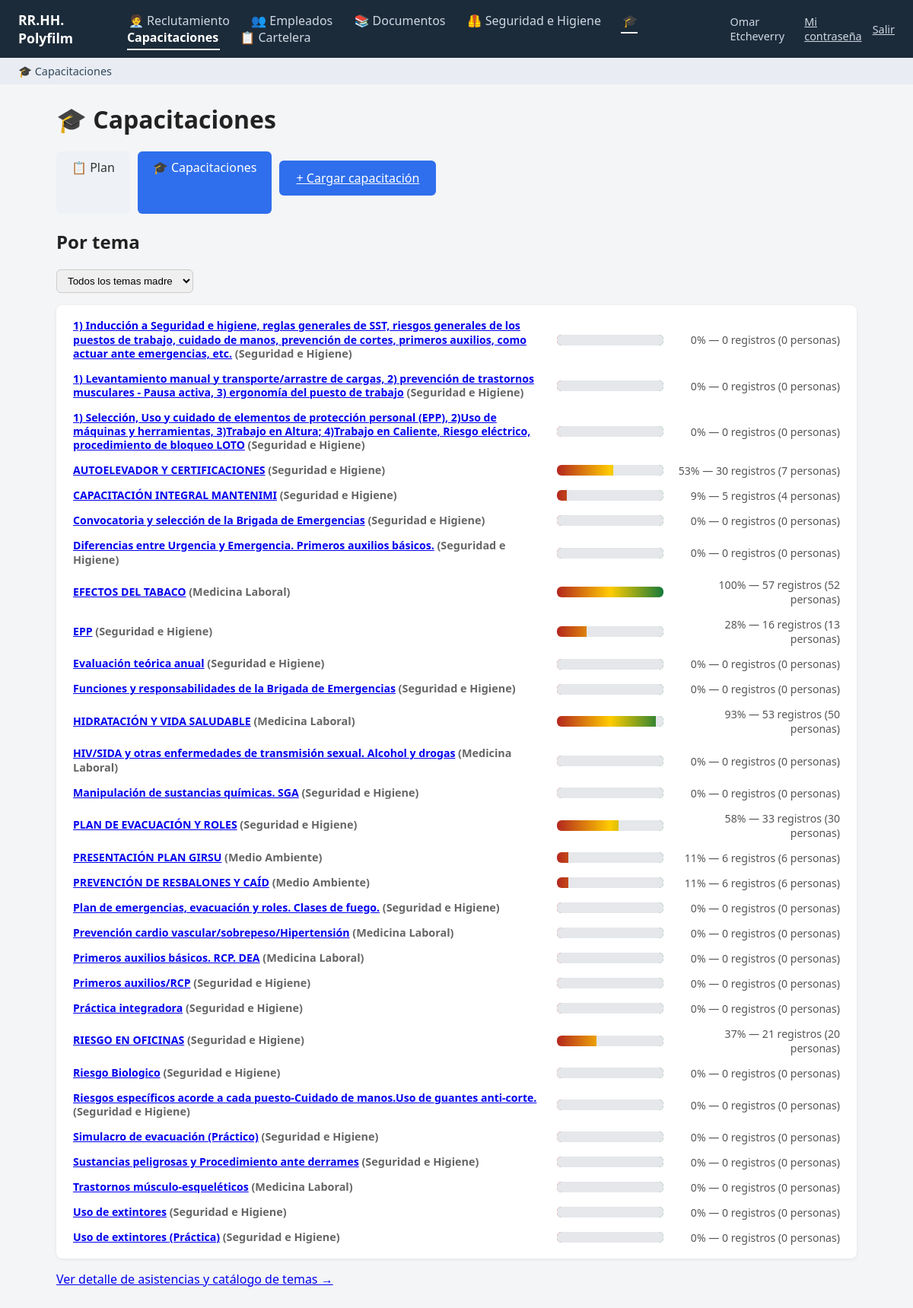
The app's page /capacitaciones (signed in) with its own data.
### tables this page shows
CREATE TABLE usuarios (
            id INTEGER PRIMARY KEY AUTOINCREMENT,
            nombre TEXT NOT NULL,
            usuario TEXT UNIQUE NOT NULL,
            password_hash TEXT NOT NULL,
            salt TEXT NOT NULL,
            es_admin INTEGER NOT NULL DEFAULT 0,
            activo INTEGER NOT NULL DEFAULT 1,
            fecha_creacion TEXT NOT NULL DEFAULT (datetime('now', 'localtime'))
        , email TEXT, debe_cambiar_password INTEGER NOT NULL DEFAULT 0);

CREATE TABLE capacitaciones_temas (
            id INTEGER PRIMARY KEY AUTOINCREMENT,
            nombre TEXT NOT NULL,
            tipo TEXT NOT NULL DEFAULT 'Capacitación',
            area_dicta TEXT,
            planta TEXT,
            modalidad TEXT,
            duracion TEXT,
            activo INTEGER NOT NULL DEFAULT 1
        , tema_madre TEXT);

### app.py (the view)
@app.route("/capacitaciones")
@requiere_item("item_capacitaciones")
def capacitaciones():
    conn = get_db()
    tema_madre_filtro = request.args.get("tema_madre", "").strip()
    dashboard_query = """
        SELECT t.id, t.nombre, t.tipo, t.tema_madre, COUNT(r.id) AS total_registros,
               COUNT(DISTINCT r.empleado_id) AS total_personas,
               MAX(r.fecha) AS ultima_fecha
        FROM capacitaciones_temas t
        LEFT JOIN capacitaciones_registros r ON r.tema_id = t.id
        WHERE t.activo = 1
    """
    dashboard_params = []
    if tema_madre_filtro:
        dashboard_query += " AND t.tema_madre = ?"
        dashboard_params.append(tema_madre_filtro)
    dashboard_query += " GROUP BY t.id ORDER BY t.nombre"
    dashboard = [dict(r) for r in conn.execute(dashboard_query, dashboard_params).fetchall()]
    max_total = max((f["total_registros"] for f in dashboard), default=1) or 1
    for f in dashboard:
        f["pct"] = round(f["total_registros"] / max_total * 100)
    temas_madre = [
        r["tema_madre"] for r in conn.execute(
            "SELECT DISTINCT tema_madre FROM capacitaciones_temas WHERE tema_madre IS NOT NULL ORDER BY tema_madre"
        ).fetchall()
    ]
    conn.close()
    return render_template(
        "capacitaciones.html", dashboard=dashboard, max_total=max_total,
        temas_madre=temas_madre, tema_madre_filtro=tema_madre_filtro,
    )

### app.py (called while the page is built)
def _modulos_visibles(usuario):
    visibles = []
    for m in MODULOS:
        if m.get("solo_admin") and not (usuario and usuario["es_admin"]):
            continue
        if usuario and usuario["es_admin"]:
            opciones = m["opciones"]
        else:
            opciones = [op for op in m["opciones"] if tiene_permiso(usuario, op["cod"])]
        if m["opciones"] and not opciones:
            continue  # módulo con ítems pero ninguno habilitado para este usuario: no se muestra
        m2 = dict(m)
        m2["opciones"] = opciones
        visibles.append(m2)
    return visibles

@app.context_processor
def inject_nav():
    path = request.path
    modulo_actual = None
    for cod, prefijos in RUTAS_POR_MODULO.items():
        if any(path == p or path.startswith(p + "/") for p in prefijos):
            modulo_actual = cod
            break
    usuario = usuario_actual()
    return dict(modulos=_modulos_visibles(usuario), modulo_actual=modulo_actual, usuario=usuario)

@app.before_request
def exigir_login():
    if request.endpoint in ENDPOINTS_PUBLICOS or request.endpoint is None:
        return
    u = usuario_actual()
    if not u:
        return redirect(url_for("login", next=request.path))
    if u["debe_cambiar_password"] and request.endpoint not in ("cambiar_password", "logout"):
        flash("Tenés que elegir una contraseña propia antes de seguir.", "info")
        return redirect(url_for("cambiar_password"))

### auth.py (called while the page is built)
def usuario_actual():
    if "usuario" in g:
        return g.usuario
    uid = session.get("usuario_id")
    g.usuario = None
    if uid:
        conn = get_db()
        u = conn.execute("SELECT * FROM usuarios WHERE id = ? AND activo = 1", (uid,)).fetchone()
        conn.close()
        g.usuario = u
    return g.usuario

def permisos_usuario(usuario_id: int) -> set:
    conn = get_db()
    rows = conn.execute(
        "SELECT permiso_cod FROM usuario_permisos WHERE usuario_id = ?", (usuario_id,)
    ).fetchall()
    conn.close()
    return {r["permiso_cod"] for r in rows}

def tiene_permiso(usuario, cod: str) -> bool:
    if usuario is None:
        return False
    if usuario["es_admin"]:
        return True
    return cod in permisos_usuario(usuario["id"])

### db.py (called while the page is built)
def get_db():
    conn = sqlite3.connect(DB_PATH, timeout=30)
    conn.row_factory = sqlite3.Row
    conn.execute("PRAGMA foreign_keys = ON")
    return conn

### templates/capacitaciones.html (shortened to what this page needs)
{% extends "base.html" %}
{% block contenido %}
<h1>🎓 Capacitaciones</h1>
<div class="acciones-empleados">
  <a class="btn-tab" href="{{ url_for('capacitaciones_plan_anual') }}">📋 Plan</a>
  <a class="btn-tab btn-tab-activo" href="{{ url_for('capacitaciones') }}">🎓 Capacitaciones</a>
  <a class="btn-principal" href="{{ url_for('capacitacion_nueva') }}">+ Cargar capacitación</a>
</div>
<h2>Por tema</h2>
<form method="get" class="filtros">
  <select name="tema_madre" onchange="this.form.submit()">
    <option value="">Todos los temas madre</option>
  </select>
</form>
<div class="dashboard-capacitaciones">
  {% for f in dashboard %}
  <div class="fila-dashboard">
    <span class="label-depto"><a href="{{ url_for('capacitacion_tema_detalle', tid=f.id) }}">{{ f.nombre }}</a>{% if f.tema_madre %} <span class="nota">({{ f.tema_madre }})</span>{% endif %}</span>
    <div class="barra-fondo-cumplimiento">
      <div class="barra-mascara" style="width: {{ 100 - f.pct }}%;"></div>
    </div>
    <span class="total-depto">{{ f.pct }}% — {{ f.total_registros }} registros ({{ f.total_personas }} personas)</span>
  </div>
  {% else %}
  <p>No hay temas de capacitación cargados todavía.</p>
  {% endfor %}
</div>
<p><a href="{{ url_for('capacitaciones_detalle') }}">Ver detalle de asistencias y catálogo de temas &rarr;</a></p>
{% endblock %}

### templates/base.html (shortened to what this page needs)
<!doctype html>
<html lang="es">
<head>
<link rel="stylesheet" href="{{ url_for('static', filename='style.css') }}">
</head>
<body>
<header>
  <a href="{{ url_for('index') }}" class="logo">RR.HH. Polyfilm</a>
  <nav>
    {% for m in modulos %}
    <a href="{{ m.href }}" class="{{ 'activo' if modulo_actual == m.cod else '' }}">{{ m.icono }} {{ m.nombre }}</a>
    {% endfor %}
  </nav>
  {% if usuario %}
  <div class="header-usuario">
    <span>{{ usuario.nombre }}</span>
    <a href="{{ url_for('cambiar_password') }}">Mi contraseña</a>
    <a href="{{ url_for('logout') }}">Salir</a>
  </div>
  {% endif %}
</header>
{% if modulo_actual %}
{% set modulo = modulos | selectattr('cod', 'equalto', modulo_actual) | first %}
{% if modulo.opciones %}
<div class="submenu">
  {% for op in modulo.opciones %}
  <a href="{{ op.href }}">{{ op.icono }} {{ op.label }}</a>
  {% endfor %}
</div>
{% endif %}
{% endif %}
<main>
  {% block contenido %}{% endblock %}
</main>
</body>
</html>

### static/style.css (style rules this page uses)
* { box-sizing: border-box; }
body { font-family: "Segoe UI", Arial, sans-serif; margin: 0; background: #f4f5f7; color: #222; }
header { background: #1c2b39; color: #fff; padding: 14px 24px; display: flex; align-items: center; gap: 32px; }
header .logo { color: #fff; font-weight: 700; font-size: 1.1rem; text-decoration: none; }
header nav a { color: #cfd8e3; text-decoration: none; margin-right: 20px; padding: 4px 2px; border-bottom: 2px solid transparent; }
header nav a.activo { color: #fff; border-bottom-color: #fff; font-weight: 600; }
.submenu { background: #e9edf3; padding: 8px 24px; display: flex; gap: 22px; }
.submenu a { color: #33475b; text-decoration: none; font-size: 0.9rem; }
main { padding: 24px; max-width: 1100px; margin: 0 auto; }
h1 { margin-top: 0; }
.nota { color: #666; font-size: 0.9rem; }
.btn-principal { background: #2f6fed; color: #fff; border: none; padding: 12px 22px; border-radius: 6px; font-size: 1rem; cursor: pointer; margin: 12px 0 24px; }
.btn-tab { display: inline-block; padding: 10px 20px; border-radius: 6px; font-size: 1rem; text-decoration: none; background: #eef1f6; color: #333; }
.btn-tab-activo { background: #2f6fed; color: #fff; }
.filtros { margin-bottom: 16px; display: flex; gap: 10px; }
.filtros select { padding: 6px 10px; border-radius: 6px; border: 1px solid #ccc; }
.header-usuario { margin-left: auto; color: #cfd8e3; display: flex; align-items: center; gap: 14px; font-size: 0.9rem; }
.header-usuario a { color: #cfd8e3; }
.acciones-empleados { display: flex; gap: 10px; margin-bottom: 16px; }
.fila-dashboard { display: grid; grid-template-columns: 180px 1fr 220px; align-items: center; gap: 12px; font-size: 0.88rem; }
.label-depto { font-weight: 600; }
.total-depto { color: #555; text-align: right; }
.dashboard-capacitaciones { background: #fff; padding: 18px 22px; border-radius: 8px; box-shadow: 0 1px 4px rgba(0,0,0,0.08); margin-bottom: 12px; display: flex; flex-direction: column; gap: 14px; }
.dashboard-capacitaciones .fila-dashboard { grid-template-columns: 1fr 140px 220px; }
.dashboard-capacitaciones .label-depto { line-height: 1.3; }
.barra-fondo-cumplimiento { position: relative; height: 14px; border-radius: 6px; overflow: hidden; background: linear-gradient(90deg, #b3261e, #ffcc00 50%, #157a3a); }
.barra-mascara { position: absolute; top: 0; right: 0; bottom: 0; background: #e5e7eb; }

### records on screen
usuarios: nombre "Omar Etcheverry"
capacitaciones_temas: nombre "1) Inducción a Seguridad e higiene, reglas generales de SST, riesgos generales de los puestos de trabajo, cuidado de manos, prevención de cortes, primeros auxilios, como actuar ante emergencias, etc.", tema_madre "Seguridad e Higiene", {{ 100 - f.pct }} 100 (drawn), pct "0", total_registros "0", total_personas "0"
capacitaciones_temas: nombre "1) Levantamiento manual y transporte/arrastre de cargas, 2) prevención de trastornos musculares - Pausa activa, 3) ergonomía del puesto de trabajo", tema_madre "Seguridad e Higiene", {{ 100 - f.pct }} 100 (drawn), pct "0", total_registros "0", total_personas "0"
capacitaciones_temas: nombre "1) Selección, Uso y cuidado de elementos de protección personal (EPP), 2)Uso de máquinas y herramientas, 3)Trabajo en Altura; 4)Trabajo en Caliente, Riesgo eléctrico, procedimiento de bloqueo LOTO", tema_madre "Seguridad e Higiene", {{ 100 - f.pct }} 100 (drawn), pct "0", total_registros "0", total_personas "0"
capacitaciones_temas: nombre "AUTOELEVADOR Y CERTIFICACIONES", tema_madre "Seguridad e Higiene", {{ 100 - f.pct }} 47 (drawn), pct "53", total_registros "30", total_personas "7"
capacitaciones_temas: nombre "CAPACITACIÓN INTEGRAL MANTENIMI", tema_madre "Seguridad e Higiene", {{ 100 - f.pct }} 91 (drawn), pct "9", total_registros "5", total_personas "4"
capacitaciones_temas: nombre "Convocatoria y selección de la Brigada de Emergencias", tema_madre "Seguridad e Higiene", {{ 100 - f.pct }} 100 (drawn), pct "0", total_registros "0", total_personas "0"
capacitaciones_temas: nombre "Diferencias entre Urgencia y Emergencia. Primeros auxilios básicos.", tema_madre "Seguridad e Higiene", {{ 100 - f.pct }} 100 (drawn), pct "0", total_registros "0", total_personas "0"
capacitaciones_temas: nombre "EFECTOS DEL TABACO", tema_madre "Medicina Laboral", pct "100", total_registros "57", total_personas "52"
capacitaciones_temas: nombre "EPP", tema_madre "Seguridad e Higiene", {{ 100 - f.pct }} 72 (drawn), pct "28", total_registros "16", total_personas "13"
capacitaciones_temas: nombre "Evaluación teórica anual", tema_madre "Seguridad e Higiene", {{ 100 - f.pct }} 100 (drawn), pct "0", total_registros "0", total_personas "0"
capacitaciones_temas: nombre "Funciones y responsabilidades de la Brigada de Emergencias", tema_madre "Seguridad e Higiene", {{ 100 - f.pct }} 100 (drawn), pct "0", total_registros "0", total_personas "0"
capacitaciones_temas: nombre "HIDRATACIÓN Y VIDA SALUDABLE", tema_madre "Medicina Laboral", {{ 100 - f.pct }} 7 (drawn), pct "93", total_registros "53", total_personas "50"
capacitaciones_temas: nombre "HIV/SIDA y otras enfermedades de transmisión sexual. Alcohol y drogas", tema_madre "Medicina Laboral", {{ 100 - f.pct }} 100 (drawn), pct "0", total_registros "0", total_personas "0"
capacitaciones_temas: nombre "Manipulación de sustancias químicas. SGA", tema_madre "Seguridad e Higiene", {{ 100 - f.pct }} 100 (drawn), pct "0", total_registros "0", total_personas "0"
capacitaciones_temas: nombre "PLAN DE EVACUACIÓN Y ROLES", tema_madre "Seguridad e Higiene", {{ 100 - f.pct }} 42 (drawn), pct "58", total_registros "33", total_personas "30"
capacitaciones_temas: nombre "PRESENTACIÓN PLAN GIRSU", tema_madre "Medio Ambiente", {{ 100 - f.pct }} 89 (drawn), pct "11", total_registros "6", total_personas "6"
capacitaciones_temas: nombre "PREVENCIÓN DE RESBALONES Y CAÍD", tema_madre "Medio Ambiente", {{ 100 - f.pct }} 89 (drawn), pct "11", total_registros "6", total_personas "6"
capacitaciones_temas: nombre "Plan de emergencias, evacuación y roles. Clases de fuego.", tema_madre "Seguridad e Higiene", {{ 100 - f.pct }} 100 (drawn), pct "0", total_registros "0", total_personas "0"
capacitaciones_temas: nombre "Prevención cardio vascular/sobrepeso/Hipertensión", tema_madre "Medicina Laboral", {{ 100 - f.pct }} 100 (drawn), pct "0", total_registros "0", total_personas "0"
capacitaciones_temas: nombre "Primeros auxilios básicos. RCP. DEA", tema_madre "Medicina Laboral", {{ 100 - f.pct }} 100 (drawn), pct "0", total_registros "0", total_personas "0"
capacitaciones_temas: nombre "Primeros auxilios/RCP", tema_madre "Seguridad e Higiene", {{ 100 - f.pct }} 100 (drawn), pct "0", total_registros "0", total_personas "0"
capacitaciones_temas: nombre "Práctica integradora", tema_madre "Seguridad e Higiene", {{ 100 - f.pct }} 100 (drawn), pct "0", total_registros "0", total_personas "0"
capacitaciones_temas: nombre "RIESGO EN OFICINAS", tema_madre "Seguridad e Higiene", {{ 100 - f.pct }} 63 (drawn), pct "37", total_registros "21", total_personas "20"
capacitaciones_temas: nombre "Riesgo Biologico", tema_madre "Seguridad e Higiene", {{ 100 - f.pct }} 100 (drawn), pct "0", total_registros "0", total_personas "0"
capacitaciones_temas: nombre "Riesgos específicos acorde a cada puesto-Cuidado de manos.Uso de guantes anti-corte.", tema_madre "Seguridad e Higiene", {{ 100 - f.pct }} 100 (drawn), pct "0", total_registros "0", total_personas "0"
capacitaciones_temas: nombre "Simulacro de evacuación (Práctico)", tema_madre "Seguridad e Higiene", {{ 100 - f.pct }} 100 (drawn), pct "0", total_registros "0", total_personas "0"
capacitaciones_temas: nombre "Sustancias peligrosas y Procedimiento ante derrames", tema_madre "Seguridad e Higiene", {{ 100 - f.pct }} 100 (drawn), pct "0", total_registros "0", total_personas "0"
capacitaciones_temas: nombre "Trastornos músculo-esqueléticos", tema_madre "Medicina Laboral", {{ 100 - f.pct }} 100 (drawn), pct "0", total_registros "0", total_personas "0"
capacitaciones_temas: nombre "Uso de extintores", tema_madre "Seguridad e Higiene", {{ 100 - f.pct }} 100 (drawn), pct "0", total_registros "0", total_personas "0"
capacitaciones_temas: nombre "Uso de extintores (Práctica)", tema_madre "Seguridad e Higiene", {{ 100 - f.pct }} 100 (drawn), pct "0", total_registros "0", total_personas "0"

### other values on screen
{{ m.icono }} "🧑‍💼" "👥" "📚" "🦺" "🎓" "📋"
{{ m.nombre }} "Reclutamiento" "Empleados" "Documentos" "Seguridad e Higiene" "Capacitaciones" "Cartelera"
{{ op.icono }} "🎓"
{{ op.label }} "Capacitaciones"
